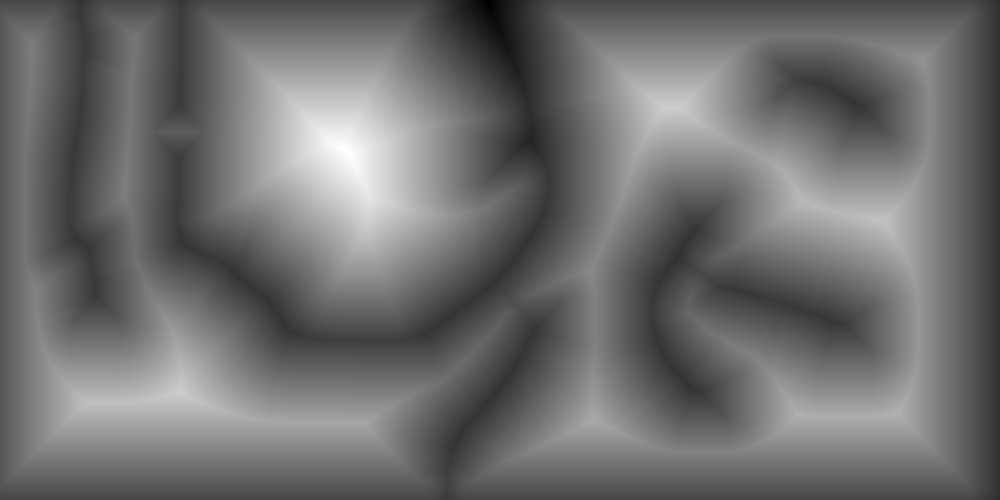
#> input picture data/2d/cspaces/images/0.bmp, 1000 x 500 px, shrunk from 2048 x 1024 before the run
$ python create_2d_cost_spaces.py ../../data/2d/cspaces/images ../../data/2d/cspaces/images/0.bmp out   (Python 2 division)   (older library calls are emulated)
#> lines starting #> are read from the running program, lines starting #| are printed output that depends on the picture
#! /usr/bin/python
import argparse
import numpy as np
# import scipy.ndimage as scimg
from scipy import misc
from scipy.ndimage import convolve
from scipy.ndimage.morphology import distance_transform_edt
import os.path
import sys


def preprocess_grasps(grasp_images):
    """
        Make binary images of the grasp images and extract position of origin.
        ---------
        Arguments
        ---------
        grasp_images, dict (int->np.array) - Dictionary mapping integer grasp ids to grasp images.
            Image arrays are expected to be of shape (n, m, 4).

        -------
        Returns
        -------
        grasp_masks, dict (int -> np.array) - maps grasp id to binary image of shape (n, m)
        origins, dict (int -> np.array) - maps grasp id to an array of shape (2,) indicating the center position
            of the respective grasp mask.
    """
    grasp_masks = {}
    origins = {}
    for grasp_id, rgb_image in grasp_images.iteritems():
        rgb_image = np.flip(rgb_image, axis=(0, 1))
        xs, ys = np.where(np.logical_and.reduce(rgb_image == (255, 0, 0, 255), axis=2))
        if len(xs) != 1 or len(ys) != 1:
            print "Error: There is not only a single red pixel in the image for grasp ", grasp_id
            sys.exit(1)
        origins[grasp_id] = np.array([xs[0], ys[0]], dtype=int) - (np.array(rgb_image.shape[:2], dtype=int) / 2)
        # origins[grasp_id] = np.array([0, 0], dtype=int)
        grasp_masks[grasp_id] = make_binary(rgb_image)
    return grasp_masks, origins


# [63 lines left out: functions compute_collision_spaces, compute_cost_spaces, make_binary, not called in this run]


if __name__ == "__main__":
    parser = argparse.ArgumentParser("Create cost spaces for a 2D robot based on proximity to obstacles")
    parser.add_argument('grasp_images',
                        help='Path to a folder containing pictures of the robot with the grasped object.' +
                        'The files in the folder should be named <id>.png, where <id> is an integer.' +
                        'The image 0.png should just show the robot. In all picture there should be ' +
                        'a single red pixel (255, 0, 0) indicating the refernce position of the robot.',
                        type=str)
    parser.add_argument('world_image', help='Path to a single image of the world.', type=str)
    parser.add_argument('output_path', help='Path to a folder of where to store the generated cost spaces.', type=str)
    parser.add_argument('--render_output_path',
                        help='Path to a folder of where to store the images of the generated cost spaces.',
                        type=str)
    parser.add_argument('--desired_clearance',
                        help='Desired clearance above which state should no longer be punished',
                        type=float,
                        default=1.0)
    args = parser.parse_args()
    # load grasp images
    if not os.path.isdir(args.grasp_images):
        print "Error: The given grasp images path is not a folder."
        sys.exit(1)
    grasp_images = {}
    for filename in os.listdir(args.grasp_images):
        grasp_id_str = os.path.basename(filename).split('.')[0]
        try:
            grasp_id = int(grasp_id_str)
            grasp_images[grasp_id] = misc.imread(args.grasp_images + '/' + filename)
        except ValueError as e:
            print "Could not parse grasp id from: ", filename
            continue
    # load world image
    world_image = misc.imread(args.world_image)
#> world_image is the input picture: shape (500, 1000); min 0, max 255, mean 110.9
#> the loop in preprocess_grasps, `for grasp_id, rgb_image in grasp_images.iteritems():` made 1 pass
#> grasp_id on pass 1: 0
#> pass 1, in preprocess_grasps, `rgb_image = np.flip(rgb_image, axis=(0, 1))`:
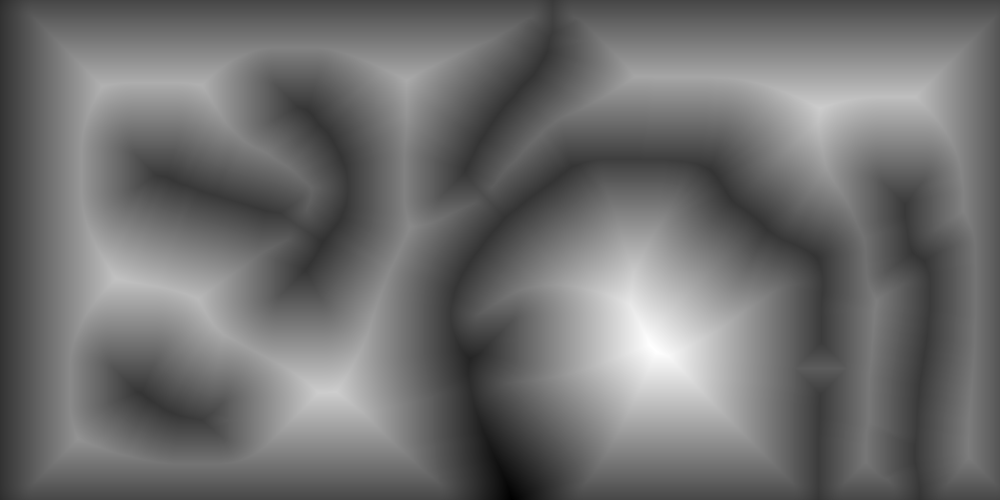
#> rgb_image: shape (500, 1000); min 0, max 255, mean 110.9
#> after the loop in preprocess_grasps, `for grasp_id, rgb_image in grasp_images.iteritems():`: grasp_masks = 0 items
    # extract origins and make binary masks
#> (the run stopped early here; a loop or call above may not have finished)
